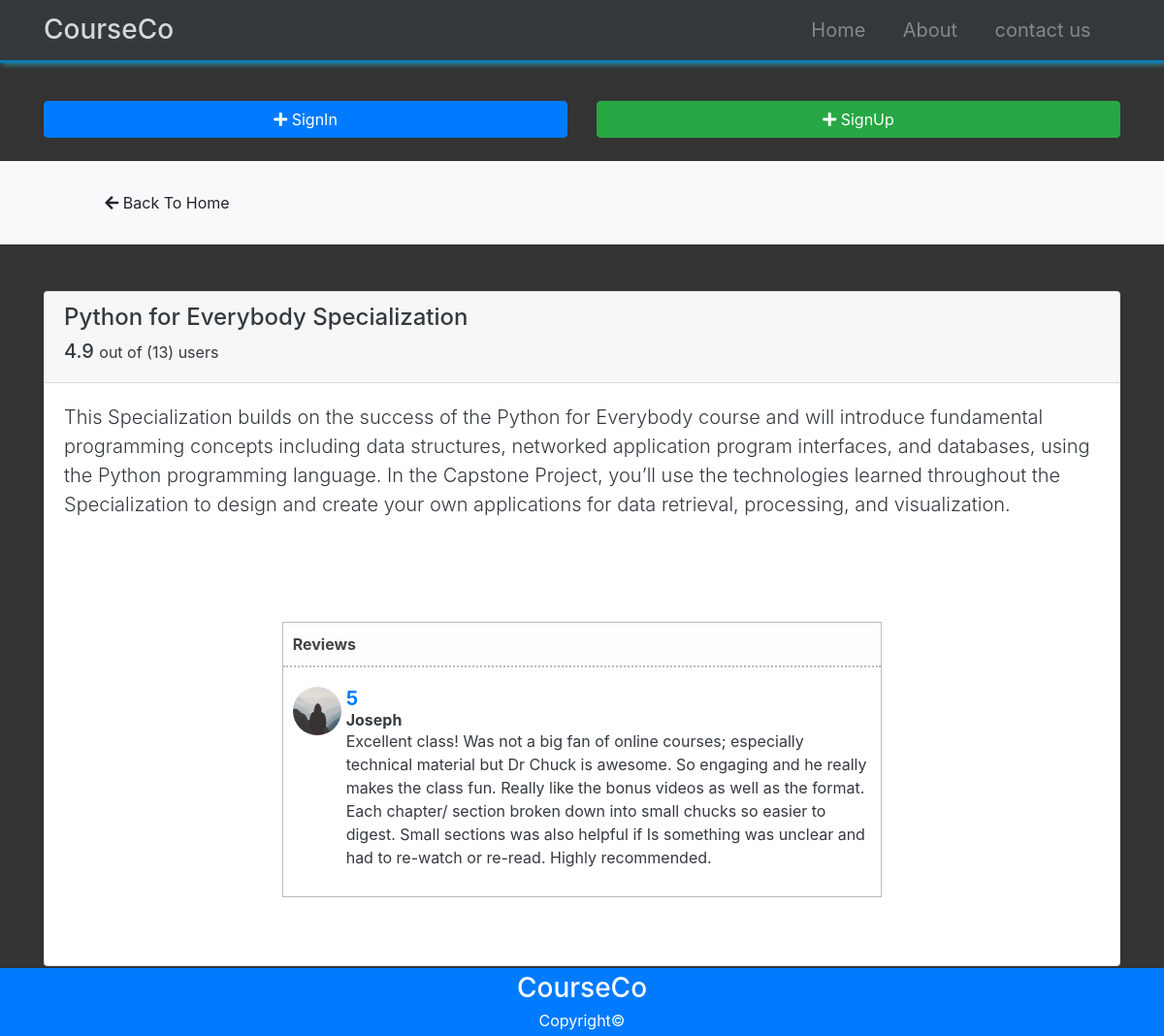
Screenshot of /home/4 with the database file from the repository.
### courseco/models.py (models this page shows, shortened)
class Course(db.Model):
	id = db.Column(db.Integer, primary_key=True)
	name = db.Column(db.String(100), nullable=False)
	description = db.Column(db.Text, nullable=False)
	date_posted = db.Column(db.DateTime, nullable=False, default=datetime.utcnow)
	avg_rate = db.Column(db.Float)
	reviews = db.relationship('Review', backref='course', lazy=True)
	lists = db.relationship('List', backref='course', lazy=True)

class Review(db.Model):
	id = db.Column(db.Integer, primary_key=True)
	date_posted = db.Column(db.DateTime, nullable=False, default=datetime.utcnow)
	content = db.Column(db.Text)
	rate = db.Column(db.Integer, default=0.0)
	user_id = db.Column(db.Integer, db.ForeignKey('user.id'), nullable=False)
	course_id = db.Column(db.Integer, db.ForeignKey('course.id'), nullable=False)

class User(db.Model, UserMixin):
	id = db.Column(db.Integer, primary_key=True)
	username = db.Column(db.String(20), unique=True, nullable=False)
	email = db.Column(db.String(100), unique=True, nullable=False)
	image_file = db.Column(db.String(20), nullable=False, default='default.jpg')
	password = db.Column(db.String(60), nullable=False)
	reviews = db.relationship('Review', backref='reviewer', lazy=True)
	lists = db.relationship('List', backref='user', lazy=True)

### courseco/routes.py (the view, shortened to what this page needs)
@app.route('/home/<int:course_id>', methods=['GET', 'POST']) # expect an int
def course_page(course_id):
	course = Course.query.get_or_404(course_id)
	reviews = Review.query.filter_by(course_id=course.id)\
	.order_by(Review.date_posted.desc())
	current_review = None
	current_l = None
	review_form = ReviewForm()
	list_form = ListForm()
	if review_form.validate_on_submit():
		if not current_review:
			review = Review(rate=review_form.rate.data, content=review_form.content.data, user_id=current_user.id, course_id=course.id) # or author=current_user.id
			db.session.add(review)
			db.session.commit()
			calc_rate(course.id)
			flash('Your review has been added!', 'success')
		else:
			current_review.rate = review_form.rate.data
			current_review.content = review_form.content.data
			db.session.commit()
			calc_rate(course.id)
			flash('Your review has been updated!', 'success')
		return redirect(url_for('course_page', course_id=course.id))
	elif request.method == 'GET':
		if current_review:
			review_form.rate.default = current_review.rate
			review_form.content.default = current_review.content
		review_form.process()
		if current_l:
			list_form.status.default = current_l.status
		list_form.process()
	return render_template('course.html', review_form=review_form, list_form=list_form
			, course=course, reviews=reviews, current_review=current_review, current_l=current_l)

### courseco/templates/course.html (shortened to what this page needs)
{% extends 'layout.html' %}
{% block content %}
  <section id="actions" class="py-4 mb-4 bg-light">
    <div class="container">
      <div class="row">
        <div class="col-md-3">
          <a href="{{ url_for('home') }}" class="btn btn-light btn-block">
            <i class="fas fa-arrow-left"></i>
            Back To Home
          </a>
        </div>
      </div>
    </div>
  </section>
  <section class="py-4 ">
    <div class="container text-dark">
      <div class="row">
        <div class="col-md-12">
          <div class="card">
            <div class="card-header">
              <h4>{{ course.name }}</h4>
              {% if course.avg_rate %}
              <div class="h5">{{ course.avg_rate }}  <small>out of ({{ course.reviews|length }}) users</small></div>
              {% else %}
              <div class="h5">Not Rated Yet</div>
              {% endif %}
            </div>
            <div class="card-body">
              <p class="lead">
                {{ course.description }}
              </p>
            </div>
    <div class="row justify-content-center">
    <div class="card-body col-lg-8">
    <div class="detailBox text-dark">
    <div class="titleBox">
      <label><strong>Reviews</strong></label>
    </div>
    <div class="actionBox">
        <ul class="commentList">
          {% for review in reviews %}
            <li>
                <div class="commenterImage">
                  <img src="{{ url_for('static', filename='profile_pics/' + review.reviewer.image_file) }}" />
                </div>
                <div class="commentText">
                    <span class="m-0 p-0 font-weight-bold text-primary h5">{{ review.rate }} </span>
                    <h6 class="m-0 p-0 font-weight-bold">{{ review.reviewer.username }}</h6>
                    <p class="">{{ review.content }}</p> <span class="date sub-text">{{ review.date_posted.strftime('%Y-%m-%d %H:%M:%S') }}</span>
                </div>
            </li>
          {% endfor %}
        </ul>
    </div>
</div>
</div>
</div>
</div>
</div>
</div>
</div>
  </section>
{% endblock %}

### courseco/static/css/style.css (style rules this page uses)
body { margin-top: 80px; background: #333; color: #fff; }
.detailBox { border:1px solid #bbb; margin:50px; }
.titleBox { background-color:#fdfdfd; padding:10px; }
.titleBox label { color:#444; margin:0; display:inline-block; }
.commentList { padding:0; list-style:none; max-height:200px; overflow:auto; }
.commentList li { margin:0; margin-top:10px; }
.commentList li > div { display:table-cell; }
.commenterImage { width:50px; margin-right:5px; height:100%; float:left; }
.commenterImage img { width:100%; border-radius:50%; }
.commentText p { margin:0; }
.actionBox { border-top:2px dotted #bbb; padding:10px; }

### rows the page displays
Course: name "Python for Everybody Specialization", avg_rate "4.9", description "This Specialization builds on the success of the Python for Everybody course and will introduce fundamental programming concepts including data structures, networked application program interfaces, and databases, using the Python programming language. In the Capstone Project, you’ll use the technologies learned throughout the Specialization to design and create your own applications for data retrieval, processing, and visualization."
Review: image_file (placeholder picture), rate "5", reviewer.username "Joseph", content "Excellent class! Was not a big fan of online courses; especially technical material but Dr Chuck is awesome. So engaging and he really makes the class fun. Really like the bonus videos as well as the format. Each chapter/ section broken down into small chucks so easier to digest. Small sections was also helpful if Is something was unclear and had to re-watch or re-read. Highly recommended."

### other values shown
{{ course.reviews|length }} "13"
